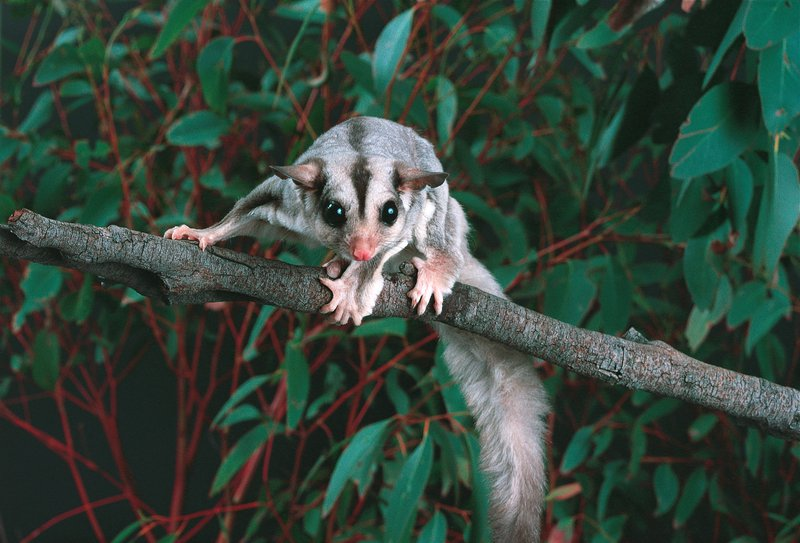
#> input picture Technniques/img/Glider.jpg, 800 x 543 px, found by its file name
$ python 09_Translation.py
#> lines starting #> are read from the running program, lines starting #| are printed output that depends on the picture
import numpy as np
import cv2 as cv

image = cv.imread('img\Glider.jpg')
#> image is the input picture: shape (543, 800, 3); mean B, G, R 59, 69.5, 53.7
cv.imshow('Park', image)

# Translation of image
# Load the image
# Define an affine transformation matrix
# Apply cv2.warpAffine function to perform the translation

def translate(img, x, y):
#> called with x = 100, y = 100
    translationMatrix = np.float32([[1,0,x],[0,1,y]])
    dimensions = (img.shape[1], img.shape[0])
#> dimensions = (800, 543)
    return cv.warpAffine(img, translationMatrix, dimensions)
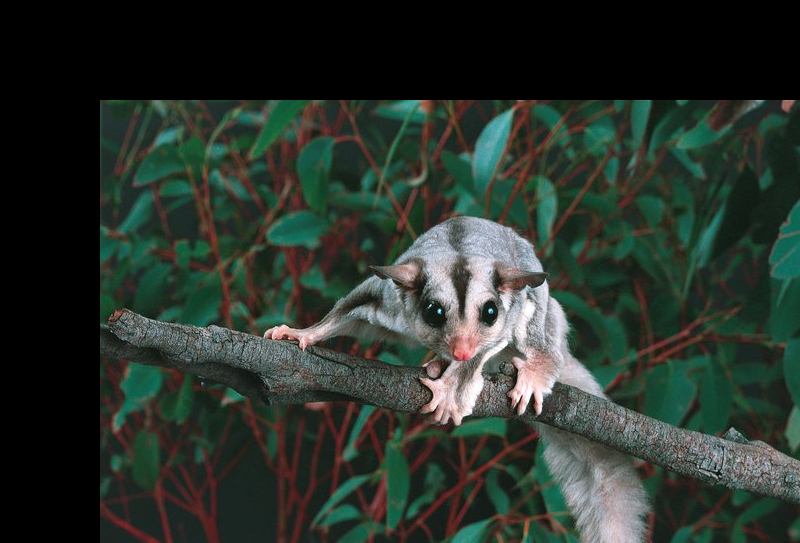
#> returned value: shape (543, 800, 3); mean of channels 0, 1, 2 43.7, 51.2, 41.7; drawn as B, G, R

# -x --> Left
# -y --> Up
# x --> Right
# y --> Down

# x,y
translatedimg = translate(image, 100, 100)
cv.imshow('Translated1', translatedimg)

# -x,y
translatedimg = translate(image, -100, 100)
#> call 2 of translate, with x = -100, y = 100
#> in translate (call 2), `return cv.warpAffine(img, translationMatrix, dimensions)`:
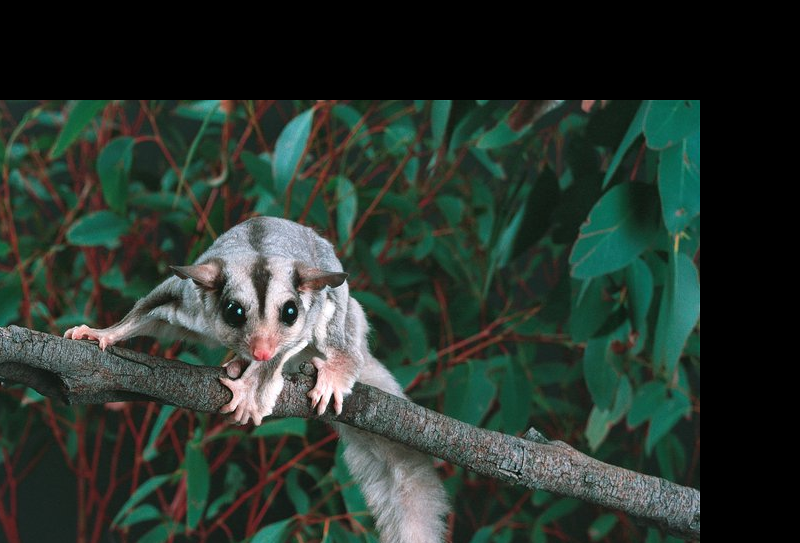
#> returned value: shape (543, 800, 3); mean of channels 0, 1, 2 45.4, 53, 41; drawn as B, G, R
cv.imshow('Translated2', translatedimg)

# x,-y
translatedimg = translate(image, 100, -100)
#> call 3 of translate, with x = 100, y = -100
#> in translate (call 3), `return cv.warpAffine(img, translationMatrix, dimensions)`:
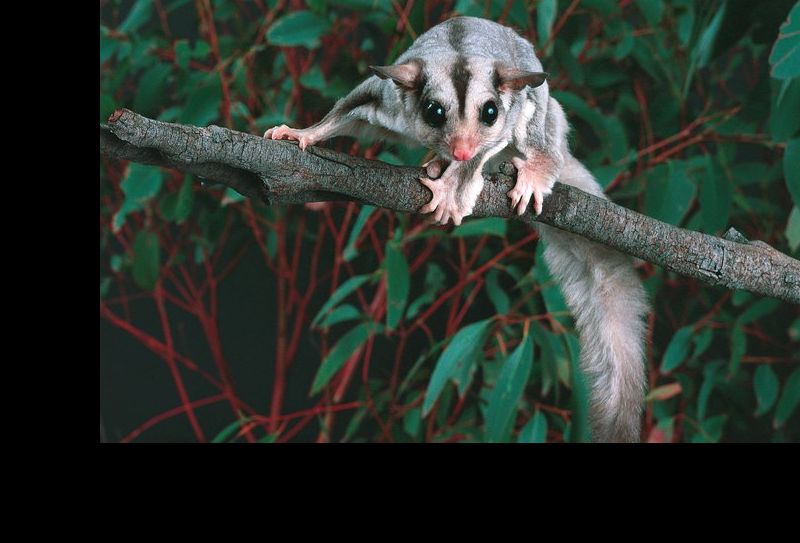
#> returned value: shape (543, 800, 3); mean of channels 0, 1, 2 43.4, 50.1, 42.1; drawn as B, G, R
cv.imshow('Translated3', translatedimg)

# =x,=y
translatedimg = translate(image, -100, -100)
#> call 4 of translate, with x = -100, y = -100
#> in translate (call 4), `return cv.warpAffine(img, translationMatrix, dimensions)`:
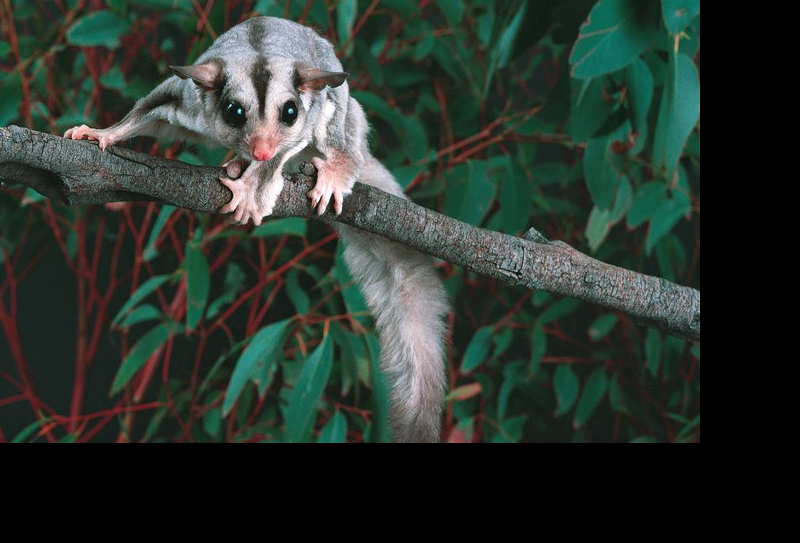
#> returned value: shape (543, 800, 3); mean of channels 0, 1, 2 44.7, 51.8, 41.7; drawn as B, G, R
cv.imshow('Translated4', translatedimg)

cv.waitKey(0)

$ run again, with Technniques/img/Kola.jpg copied over Technniques/img/Glider.jpg
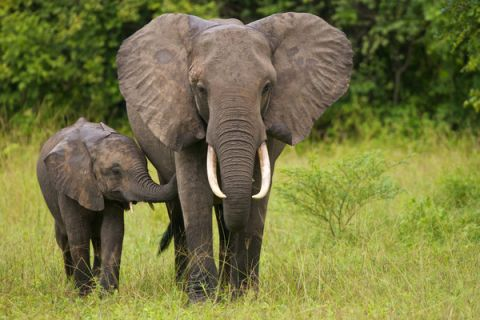
#> input picture Technniques/img/Kola.jpg, 480 x 320 px, found by its file name
#> image is the input picture: shape (320, 480, 3); mean B, G, R 65.7, 118.8, 118.7
#> in translate (call 3), `return cv.warpAffine(img, translationMatrix, dimensions)`:
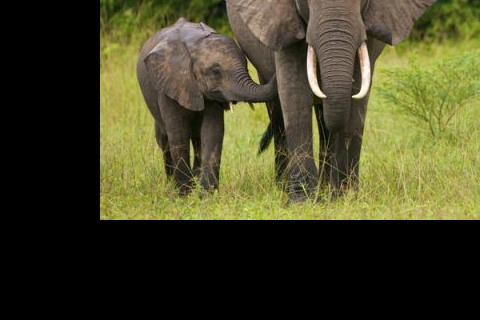
#> returned value: shape (320, 480, 3); mean of channels 0, 1, 2 38.1, 67.6, 69.1; drawn as B, G, R
#> in translate (call 4), `return cv.warpAffine(img, translationMatrix, dimensions)`:
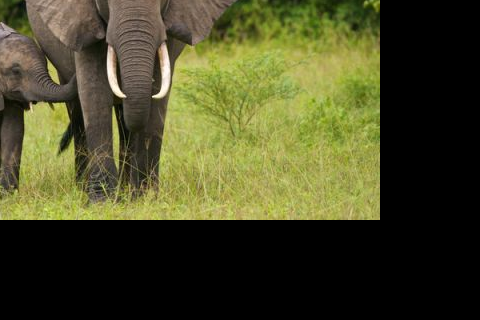
#> returned value: shape (320, 480, 3); mean of channels 0, 1, 2 38.1, 72, 71.8; drawn as B, G, R
